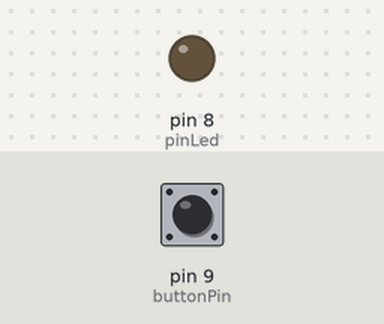
The sketch below on a simulated Arduino Uno, built with avr-gcc and run on an emulated ATmega328P. Parts: output pins drawn as LEDs (lit = HIGH). Inputs (shaded band) come from the test bench; at power-on: pin 9 (buttonPin) LOW.

Above: at 1.2 s.
1.3 s: pin 9 (buttonPin) pulled HIGH for 0.15 s
At 1.37 s:
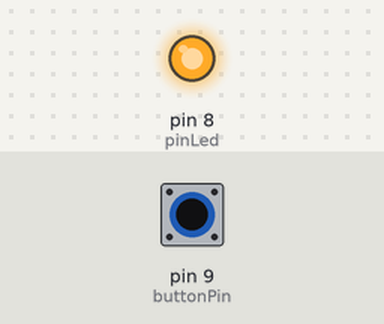
2.9 s: pin 9 (buttonPin) pulled HIGH for 3.2 s
At 7.1 s:
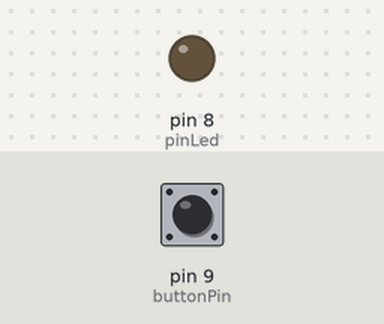
Timing chart, 0 to 8.6 s (numbered marks = the images above; inputs shaded):
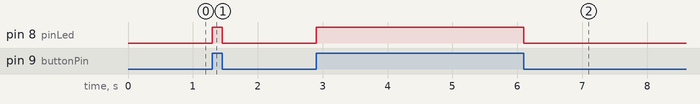

The sketch:

ButtonForPin.ino
```cpp
int tyme = 1000;
int pinLed = 8;
int buttonPin = 9;

void setup(){
    pinMode(pinLed, OUTPUT); //pinLed is the output
    pinMode(buttonPin, INPUT); //buttonPin is the input
}

void loop(){
    if(digitalRead(buttonPin) == HIGH){ //if buttonPin is pressed(HIGH)
        digitalWrite(pinLed, HIGH); //so pinLed is going to switch on
    }else{
        digitalWrite(pinLed, LOW); //otherwise pinLed is switched off
    }
}
```

Measured:
- after the input at 1.3 s, pin 8 (pinLed): LOW → HIGH at once, → LOW 0.15 s later
- after the input at 2.9 s, pin 8 (pinLed): LOW → HIGH at once, → LOW 3.2 s later
